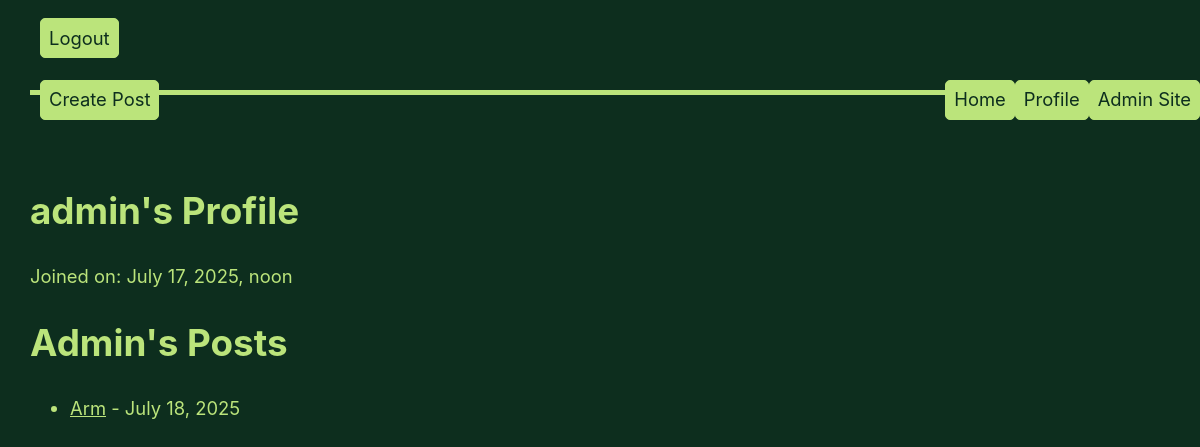
The page /profile/ (signed in) on the database as committed earlier.
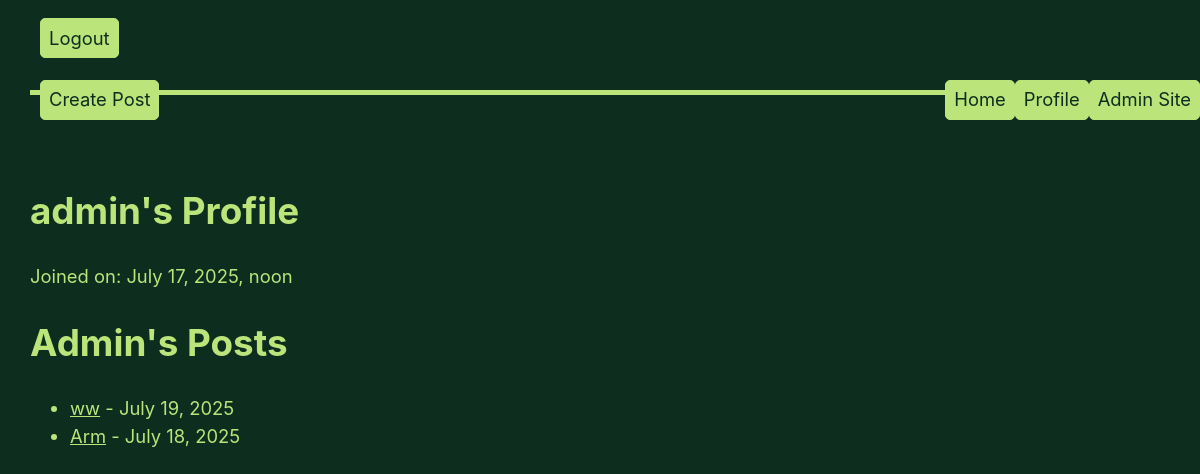
The same page on the database as committed later.
### app/models.py (models this page shows, shortened)
class Post(models.Model):
    author = models.CharField(max_length=100, default='admin')
    title = models.CharField(max_length=255)
    image = models.ImageField(null=True, blank=True, upload_to="media/")
    body = models.TextField()
    created_on = models.DateTimeField(auto_now_add=True)
    last_modified = models.DateTimeField(auto_now=True)
    categories = models.ManyToManyField("Category", related_name="posts")
    is_private = models.BooleanField(default=True)

### app/views.py (the view)
# urls.py: path('profile/', views.profile, name='profile'),
def profile(request):
    if not request.user.is_authenticated:
        return redirect('login')
    context = {
        'user': request.user,
        'posts': Post.objects.filter(author=request.user.username).order_by('-created_on')
    }
    return render(request, 'profile.html', context)

### app/templates/app/profile.html
{% extends "base.html" %}
{% block page_content %}
<h1>{{ user.username }}'s Profile</h1>
<div>
    <p>Joined on: {{ user.date_joined }}</p>
</div>
<h1>{{ user.username.capitalize }}'s Posts</h1>
{% if posts %}
    <ul>
        {% for post in posts %}
            <li>
                <a href="{% url 'post_detail' post.pk %}">{{ post.title }}</a> - {{ post.created_on.date }}
            </li>
        {% endfor %}
    </ul>
{% else %}
    <p>No posts available.</p>
{% endif %}
{% endblock page_content %}

Rows that differ between the two databases and show on the page:
added Post: title "ww", created_on "July 19, 2025"
